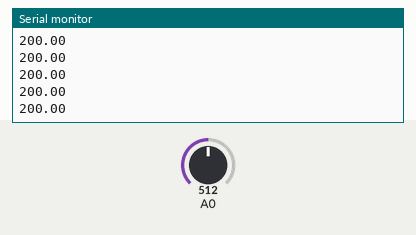
Simulated run of this sketch. Board: Arduino Uno, built with avr-gcc and run on an emulated ATmega328P. On the bench: the last lines printed to the serial monitor. Inputs (shaded band) come from the test bench; at power-on: A0 = 512.

Above: at 1.2 s.
1.3 s: A0 set to 716
At 1.31 s:
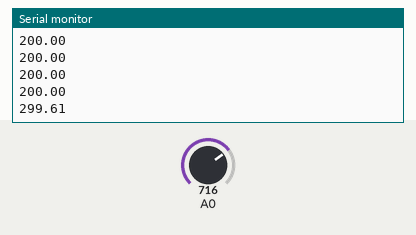
2.8 s: A0 set to 900
At 2.82 s:
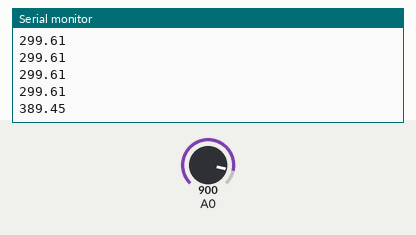
Timing chart, 0 to 5.8 s (numbered marks = the images above; inputs shaded):
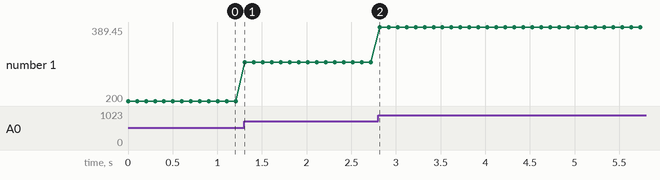

The sketch:

temp-scanner.ino
```cpp
// V = (10mV/°C × t) + 500mV
// Rearranged for temp (t): t = (V - 0.5V) / (10mV/°C)

void setup() {
  Serial.begin(9600);
}

void loop() {
  double voltage = analogRead(0) * (5.0 / 1024.0);
  double temp = (voltage - 0.5) * 100.0; // temp (°C) = (voltage - 0.5) * 100

  Serial.println(temp);
  delay(100);
}
```

Measured:
- after the input at 1.3 s, the serial monitor: prints a new line at once (image 1)
- after the input at 2.8 s, the serial monitor: prints a new line at once (image 2)
- plotted number 1: 200 → 299.61 after the input at 1.3 s, 299.61 → 389.45 after the input at 2.8 s
